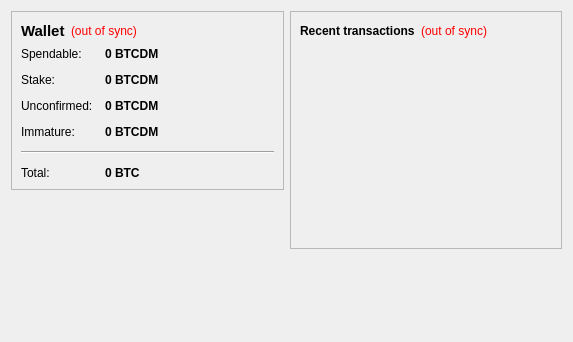
<?xml version="1.0" encoding="UTF-8"?>
<ui version="4.0">
 <class>OverviewPage</class>
 <widget class="QWidget" name="OverviewPage">
  <property name="geometry">
   <rect>
    <x>0</x>
    <y>0</y>
    <width>573</width>
    <height>342</height>
   </rect>
  </property>
  <property name="windowTitle">
   <string>Form</string>
  </property>
  <layout class="QHBoxLayout" name="horizontalLayout" stretch="1,1">
   <item>
    <layout class="QVBoxLayout" name="verticalLayout_2">
     <item>
      <widget class="QFrame" name="frame">
       <property name="frameShape">
        <enum>QFrame::StyledPanel</enum>
       </property>
       <property name="frameShadow">
        <enum>QFrame::Raised</enum>
       </property>
       <layout class="QVBoxLayout" name="verticalLayout_4">
        <item>
         <layout class="QHBoxLayout" name="horizontalLayout_4">
          <item>
           <widget class="QLabel" name="label_5">
            <property name="font">
             <font>
              <pointsize>11</pointsize>
              <weight>75</weight>
              <bold>true</bold>
             </font>
            </property>
            <property name="text">
             <string>Wallet</string>
            </property>
           </widget>
          </item>
          <item>
           <widget class="QLabel" name="labelWalletStatus">
            <property name="toolTip">
             <string>The displayed information may be out of date. Your wallet automatically synchronizes with the BitcoinDominator network after a connection is established, but this process has not completed yet.</string>
            </property>
            <property name="styleSheet">
             <string notr="true">QLabel { color: red; }</string>
            </property>
            <property name="text">
             <string notr="true">(out of sync)</string>
            </property>
            <property name="alignment">
             <set>Qt::AlignLeading|Qt::AlignLeft|Qt::AlignVCenter</set>
            </property>
           </widget>
          </item>
          <item>
           <spacer name="horizontalSpacer_2">
            <property name="orientation">
             <enum>Qt::Horizontal</enum>
            </property>
            <property name="sizeHint" stdset="0">
             <size>
              <width>40</width>
              <height>20</height>
             </size>
            </property>
           </spacer>
          </item>
         </layout>
        </item>
        <item>
         <layout class="QFormLayout" name="formLayout_2">
          <property name="fieldGrowthPolicy">
           <enum>QFormLayout::AllNonFixedFieldsGrow</enum>
          </property>
          <property name="horizontalSpacing">
           <number>12</number>
          </property>
          <property name="verticalSpacing">
           <number>12</number>
          </property>
          <item row="0" column="0">
           <widget class="QLabel" name="label">
            <property name="text">
             <string>Spendable:</string>
            </property>
           </widget>
          </item>
          <item row="0" column="1">
           <widget class="QLabel" name="labelBalance">
            <property name="font">
             <font>
              <weight>75</weight>
              <bold>true</bold>
             </font>
            </property>
            <property name="cursor">
             <cursorShape>IBeamCursor</cursorShape>
            </property>
            <property name="toolTip">
             <string>Your current spendable balance</string>
            </property>
            <property name="text">
             <string notr="true">0 BTCDM</string>
            </property>
            <property name="textInteractionFlags">
             <set>Qt::LinksAccessibleByMouse|Qt::TextSelectableByKeyboard|Qt::TextSelectableByMouse</set>
            </property>
           </widget>
          </item>
          <item row="1" column="0">
           <widget class="QLabel" name="label_6">
            <property name="text">
             <string>Stake:</string>
            </property>
           </widget>
          </item>
          <item row="1" column="1">
           <widget class="QLabel" name="labelStake">
            <property name="font">
             <font>
              <weight>75</weight>
              <bold>true</bold>
             </font>
            </property>
            <property name="cursor">
             <cursorShape>IBeamCursor</cursorShape>
            </property>
            <property name="toolTip">
             <string>Total of coins that was staked, and do not yet count toward the current balance</string>
            </property>
            <property name="text">
             <string notr="true">0 BTCDM</string>
            </property>
            <property name="textInteractionFlags">
             <set>Qt::LinksAccessibleByMouse|Qt::TextSelectableByKeyboard|Qt::TextSelectableByMouse</set>
            </property>
           </widget>
          </item>
          <item row="2" column="0">
           <widget class="QLabel" name="label_3">
            <property name="text">
             <string>Unconfirmed:</string>
            </property>
           </widget>
          </item>
          <item row="2" column="1">
           <widget class="QLabel" name="labelUnconfirmed">
            <property name="font">
             <font>
              <weight>75</weight>
              <bold>true</bold>
             </font>
            </property>
            <property name="cursor">
             <cursorShape>IBeamCursor</cursorShape>
            </property>
            <property name="toolTip">
             <string>Total of transactions that have yet to be confirmed, and do not yet count toward the current balance</string>
            </property>
            <property name="text">
             <string notr="true">0 BTCDM</string>
            </property>
            <property name="textInteractionFlags">
             <set>Qt::LinksAccessibleByMouse|Qt::TextSelectableByKeyboard|Qt::TextSelectableByMouse</set>
            </property>
           </widget>
          </item>
          <item row="3" column="0">
           <widget class="QLabel" name="labelImmatureText">
            <property name="text">
             <string>Immature:</string>
            </property>
           </widget>
          </item>
          <item row="3" column="1">
           <widget class="QLabel" name="labelImmature">
            <property name="font">
             <font>
              <weight>75</weight>
              <bold>true</bold>
             </font>
            </property>
            <property name="toolTip">
             <string>Mined balance that has not yet matured</string>
            </property>
            <property name="text">
             <string notr="true">0 BTCDM</string>
            </property>
            <property name="textInteractionFlags">
             <set>Qt::LinksAccessibleByMouse|Qt::TextSelectableByKeyboard|Qt::TextSelectableByMouse</set>
            </property>
           </widget>
          </item>
          <item row="4" column="0" colspan="2">
           <widget class="Line" name="line">
            <property name="orientation">
             <enum>Qt::Horizontal</enum>
            </property>
           </widget>
          </item>
          <item row="5" column="0">
           <widget class="QLabel" name="labelTotalText">
            <property name="text">
             <string>Total:</string>
            </property>
           </widget>
          </item>
          <item row="5" column="1">
           <widget class="QLabel" name="labelTotal">
            <property name="font">
             <font>
              <weight>75</weight>
              <bold>true</bold>
             </font>
            </property>
            <property name="cursor">
             <cursorShape>IBeamCursor</cursorShape>
            </property>
            <property name="toolTip">
             <string>Your current total balance</string>
            </property>
            <property name="text">
             <string notr="true">0 BTC</string>
            </property>
            <property name="textInteractionFlags">
             <set>Qt::LinksAccessibleByMouse|Qt::TextSelectableByKeyboard|Qt::TextSelectableByMouse</set>
            </property>
           </widget>
          </item>
         </layout>
        </item>
       </layout>
      </widget>
     </item>
     <item>
      <spacer name="verticalSpacer">
       <property name="orientation">
        <enum>Qt::Vertical</enum>
       </property>
       <property name="sizeHint" stdset="0">
        <size>
         <width>20</width>
         <height>40</height>
        </size>
       </property>
      </spacer>
     </item>
    </layout>
   </item>
   <item>
    <layout class="QVBoxLayout" name="verticalLayout_3">
     <item>
      <widget class="QFrame" name="frame_2">
       <property name="frameShape">
        <enum>QFrame::StyledPanel</enum>
       </property>
       <property name="frameShadow">
        <enum>QFrame::Raised</enum>
       </property>
       <layout class="QVBoxLayout" name="verticalLayout">
        <item>
         <layout class="QHBoxLayout" name="horizontalLayout_2">
          <item>
           <widget class="QLabel" name="label_4">
            <property name="text">
             <string>&lt;b&gt;Recent transactions&lt;/b&gt;</string>
            </property>
           </widget>
          </item>
          <item>
           <widget class="QLabel" name="labelTransactionsStatus">
            <property name="toolTip">
             <string>The displayed information may be out of date. Your wallet automatically synchronizes with the BitcoinDominator network after a connection is established, but this process has not completed yet.</string>
            </property>
            <property name="styleSheet">
             <string notr="true">QLabel { color: red; }</string>
            </property>
            <property name="text">
             <string notr="true">(out of sync)</string>
            </property>
            <property name="alignment">
             <set>Qt::AlignRight|Qt::AlignTrailing|Qt::AlignVCenter</set>
            </property>
           </widget>
          </item>
          <item>
           <spacer name="horizontalSpacer">
            <property name="orientation">
             <enum>Qt::Horizontal</enum>
            </property>
            <property name="sizeHint" stdset="0">
             <size>
              <width>40</width>
              <height>20</height>
             </size>
            </property>
           </spacer>
          </item>
         </layout>
        </item>
        <item>
         <widget class="QListView" name="listTransactions">
          <property name="styleSheet">
           <string notr="true">QListView { background: transparent; }</string>
          </property>
          <property name="frameShape">
           <enum>QFrame::NoFrame</enum>
          </property>
          <property name="verticalScrollBarPolicy">
           <enum>Qt::ScrollBarAlwaysOff</enum>
          </property>
          <property name="horizontalScrollBarPolicy">
           <enum>Qt::ScrollBarAlwaysOff</enum>
          </property>
          <property name="selectionMode">
           <enum>QAbstractItemView::NoSelection</enum>
          </property>
         </widget>
        </item>
       </layout>
      </widget>
     </item>
     <item>
      <spacer name="verticalSpacer_2">
       <property name="orientation">
        <enum>Qt::Vertical</enum>
       </property>
       <property name="sizeHint" stdset="0">
        <size>
         <width>20</width>
         <height>40</height>
        </size>
       </property>
      </spacer>
     </item>
    </layout>
   </item>
  </layout>
 </widget>
 <resources/>
 <connections/>
</ui>
